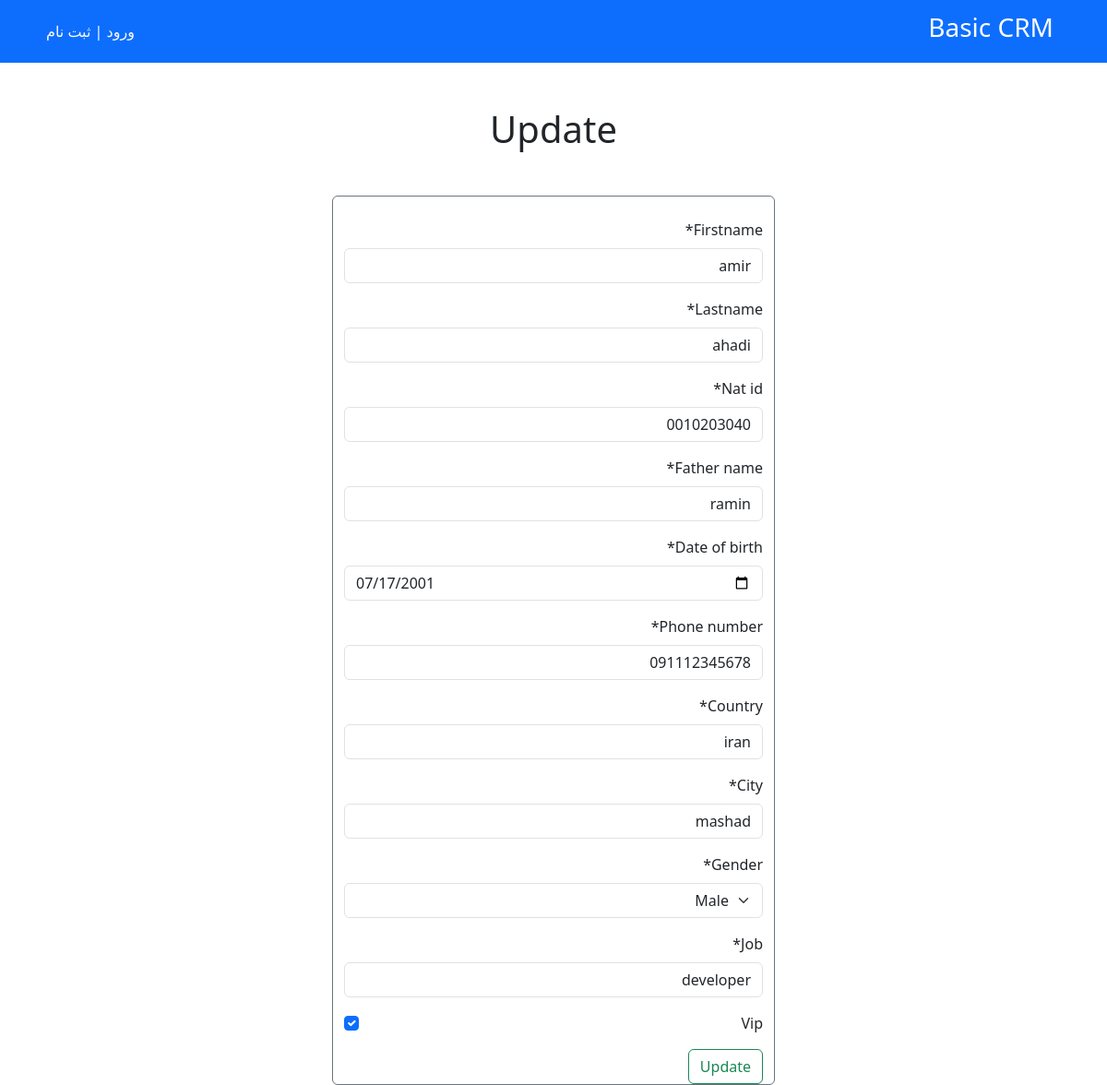
The app's page /1/update, older data.
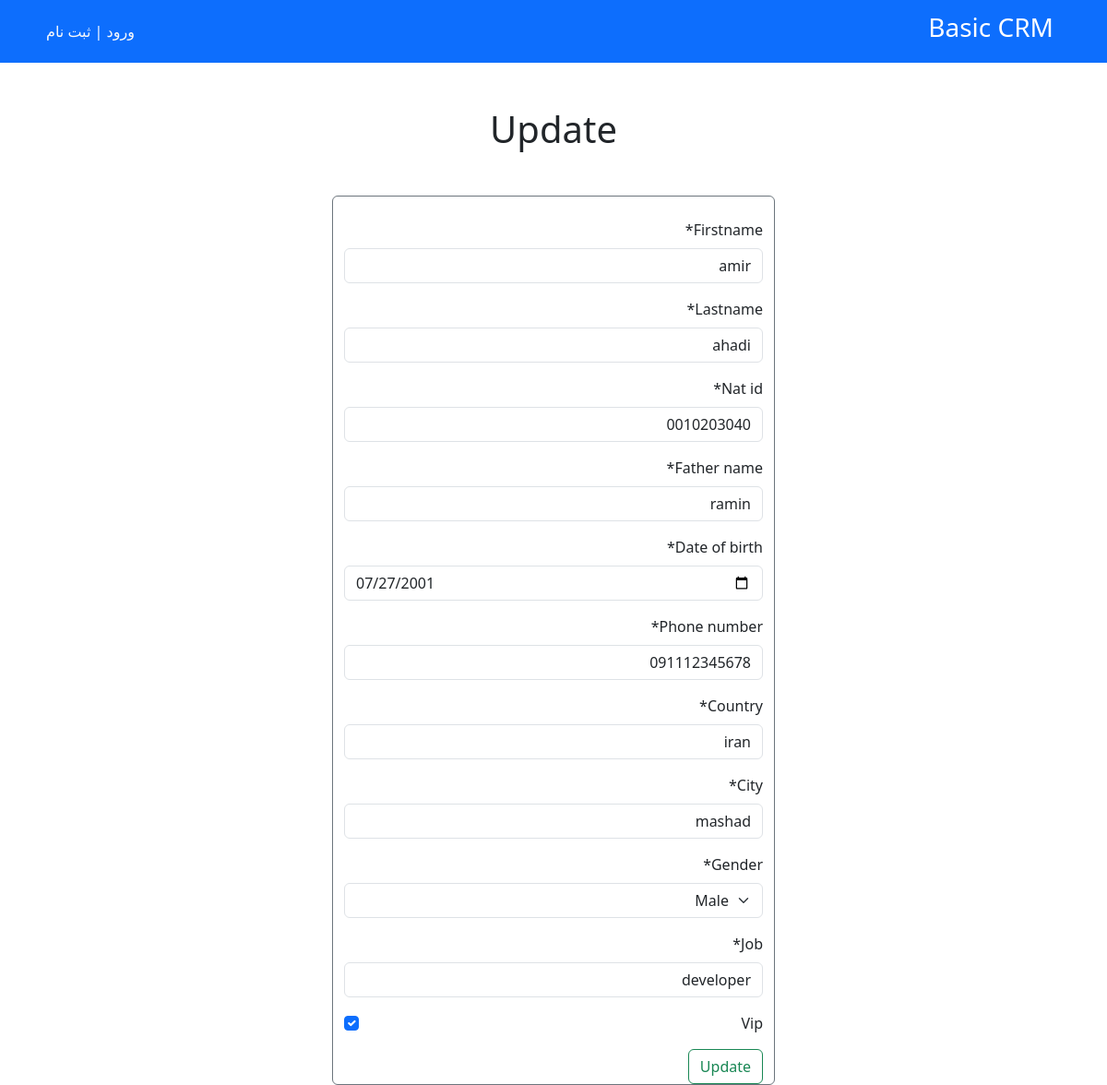
The same page, newer data.
### customers/models.py (models this page shows, shortened)
class Customer(models.Model):
    GENDER_CHOICES = (
        ('1', 'Male'),
        ('2', 'Female'),
        ('3', 'Other'),
    )
    firstname = models.CharField(max_length=100)
    lastname = models.CharField(max_length=100)
    nat_id = models.CharField(max_length=10)
    father_name = models.CharField(max_length=100)
    date_of_birth = models.DateField()
    phone_number = models.CharField(max_length=12)
    country = models.CharField(max_length=50)
    city = models.CharField(max_length=50)
    gender = models.CharField(choices=GENDER_CHOICES, max_length=1)
    job = models.CharField(max_length=100)
    vip = models.BooleanField(default=False)
    datetime_created = models.DateTimeField(auto_now_add=True)
    datetime_modified = models.DateTimeField(auto_now=True)

### customers/views.py (the view)
# urls.py: path('<int:pk>/update', CustomerUpdateView.as_view(), name="customer_update"),
class CustomerUpdateView(generic.UpdateView):
    model = Customer
    form_class = CustomerForm
    template_name = 'customers/customer_update.html'
    success_url = reverse_lazy('customers_list')

### customers/forms.py
class CustomerForm(forms.ModelForm):
    class Meta:
        model = Customer
        fields = ['firstname', 'lastname', 'nat_id', 'father_name', 'date_of_birth', 'phone_number', 'country', 'city',
                  'gender', 'job', 'vip', ]
        widgets = {
            'date_of_birth': forms.TextInput(attrs={'type': 'date'}),
        }

### customers/templates/customers/customer_update.html (shortened to what this page needs)
{% extends '_base.html' %}
{% load crispy_forms_tags %}
{% block content %}
    <h1 class="d-flex justify-content-center mt-5">Update</h1>
    <div class="d-flex justify-content-center mt-5">
        <div class="card border-secondary" style="width:30rem;">
            <div class="container mt-4">
                <form action="" method="POST">
                    {{ form|crispy }}
                    <button type="submit" class="btn btn-outline-success">Update</button>
                </form>
            </div>
        </div>
    </div>
{% endblock content %}

Row changes from the older to the newer data that the page shows:
changed Customer "amir": date_of_birth "07/17/2001" → "07/27/2001"
